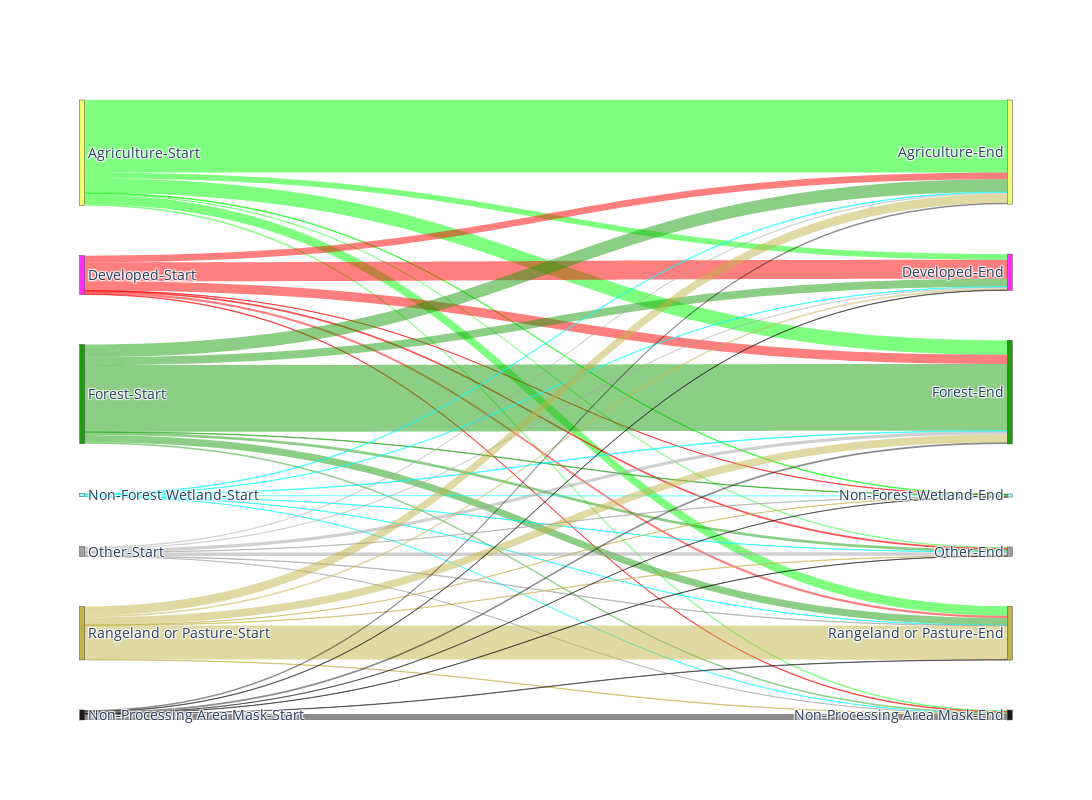

Notebook code cell kept with this figure:
### Code cell
link = dict(source = source-1, target = target-2, value=value, color=['rgba'+str(mcolors.to_rgba(lu_colors[i-1],0.5)) for i in source])
# link= dict(source=[landuse_mapper[source[i]] for i in range(len(source))], target=[landuse_mapper[target[i]-8] for i in range(len(target))],
#           value=value)
label = [landuse_mapper[i]+'-Start' for i in np.unique(source)] + [landuse_mapper[i-8]+'-End' for i in np.unique(target)]
list(landuse_mapper.values())+list(landuse_mapper.values())
node = dict(label = label, pad=50, thickness=5,color=lu_colors+lu_colors)
data = go.Sankey(link = link, node=node)

fig = go.Figure(data,layout={'height':800, 'width':1200, 'font':{'size':14}})

fig.show()

### Figure 1 — Plotly figure (JSON) as saved in the notebook; plotly's stock layout.template omitted (floating-point values rounded to 4 significant figures)
{"data": [{"link": {"color": ["rgba(0.9372549019607843, 1.0, 0.4196078431372549, 0.5)", "rgba(0.9372549019607843, 1.0, 0.4196078431372549, 0.5)", "rgba(0.9372549019607843, 1.0, 0.4196078431372549, 0.5)", "rgba(0.9372549019607843, 1.0, 0.4196078431372549, 0.5)", "rgba(0.9372549019607843, 1.0, 0.4196078431372549, 0.5)", "rgba(0.9372549019607843, 1.0, 0.4196078431372549, 0.5)", "rgba(0.9372549019607843, 1.0, 0.4196078431372549, 0.5)", "rgba(1.0, 0.1843137254901961, 0.9725490196078431, 0.5)", "rgba(1.0, 0.1843137254901961, 0.9725490196078431, 0.5)", "rgba(1.0, 0.1843137254901961, 0.9725490196078431, 0.5)", "rgba(1.0, 0.1843137254901961, 0.9725490196078431, 0.5)", "rgba(1.0, 0.1843137254901961, 0.9725490196078431, 0.5)", "rgba(1.0, 0.1843137254901961, 0.9725490196078431, 0.5)", "rgba(1.0, 0.1843137254901961, 0.9725490196078431, 0.5)", "rgba(27, 157, 12, 0.5)", "rgba(27, 157, 12, 0.5)", "rgba(27, 157, 12, 0.5)", "rgba(27, 157, 12, 0.5)", "rgba(27, 157, 12, 0.5)", "rgba(27, 157, 12, 0.5)", "rgba(27, 157, 12, 0.5)", "rgba(0.592156862745098, 1.0, 1.0, 0.5)", "rgba(0.592156862745098, 1.0, 1.0, 0.5)", "rgba(0.592156862745098, 1.0, 1.0, 0.5)", "rgba(0.592156862745098, 1.0, 1.0, 0.5)", "rgba(0.592156862745098, 1.0, 1.0, 0.5)", "rgba(0.592156862745098, 1.0, 1.0, 0.5)", "rgba(0.592156862745098, 1.0, 1.0, 0.5)", "rgba(161, 161, 161, 0.5)", "rgba(161, 161, 161, 0.5)", "rgba(161, 161, 161, 0.5)", "rgba(161, 161, 161, 0.5)", "rgba(161, 161, 161, 0.5)", "rgba(161, 161, 161, 0.5)", "rgba(161, 161, 161, 0.5)", "rgba(194, 179, 74, 0.5)", "rgba(194, 179, 74, 0.5)", "rgba(194, 179, 74, 0.5)", "rgba(194, 179, 74, 0.5)", "rgba(194, 179, 74, 0.5)", "rgba(194, 179, 74, 0.5)", "rgba(194, 179, 74, 0.5)", "rgba(27, 23, 22, 0.5)", "rgba(27, 23, 22, 0.5)", "rgba(27, 23, 22, 0.5)", "rgba(27, 23, 22, 0.5)", "rgba(27, 23, 22, 0.5)", "rgba(27, 23, 22, 0.5)", "rgba(27, 23, 22, 0.5)"], "source": [0, 0, 0, 0, 0, 0, 0, 1, 1, 1, 1, 1, 1, 1, 2, 2, 2, 2, 2, 2, 2, 3, 3, 3, 3, 3, 3, 3, 4, 4, 4, 4, 4, 4, 4, 5, 5, 5, 5, 5, 5, 5, 6, 6, 6, 6, 6, 6, 6], "target": [7, 8, 9, 10, 11, 12, 13, 7, 8, 9, 10, 11, 12, 13, 7, 8, 9, 10, 11, 12, 13, 7, 8, 9, 10, 11, 12, 13, 7, 8, 9, 10, 11, 12, 13, 7, 8, 9, 10, 11, 12, 13, 7, 8, 9, 10, 11, 12, 13], "value": [10067, 791, 2011, 85, 184, 1311, 203, 930, 2623, 1284, 37, 131, 307, 81, 1751, 1106, 9240, 68, 371, 1003, 199, 79, 41, 82, 174, 20, 19, 5, 177, 159, 423, 35, 486, 67, 20, 1233, 244, 1089, 19, 59, 4710, 52, 201, 56, 242, 5, 23, 46, 820]}, "node": {"color": ["#efff6b", "#ff2ff8", "#1b9d0c", "#97ffff", "#a1a1a1", "#c2b34a", "#1B1716", "#efff6b", "#ff2ff8", "#1b9d0c", "#97ffff", "#a1a1a1", "#c2b34a", "#1B1716"], "label": ["Agriculture-Start", "Developed-Start", "Forest-Start", "Non-Forest Wetland-Start", "Other-Start", "Rangeland or Pasture-Start", "Non-Processing Area Mask-Start", "Agriculture-End", "Developed-End", "Forest-End", "Non-Forest Wetland-End", "Other-End", "Rangeland or Pasture-End", "Non-Processing Area Mask-End"], "pad": 50, "thickness": 5, "x": [0.002404, 0.002404, 0.002404, 0.002404, 0.002404, 0.002404, 0.002404, 0.9976, 0.9976, 0.9976, 0.9976, 0.9976, 0.9976, 0.9976], "y": [0.08522, 0.2825, 0.4744, 0.6374, 0.7284, 0.8601, 0.9919, 0.08398, 0.2778, 0.4712, 0.6379, 0.7284, 0.8599, 0.992]}, "type": "sankey"}], "layout": {"font": {"size": 14}, "height": 800, "width": 1200}}
